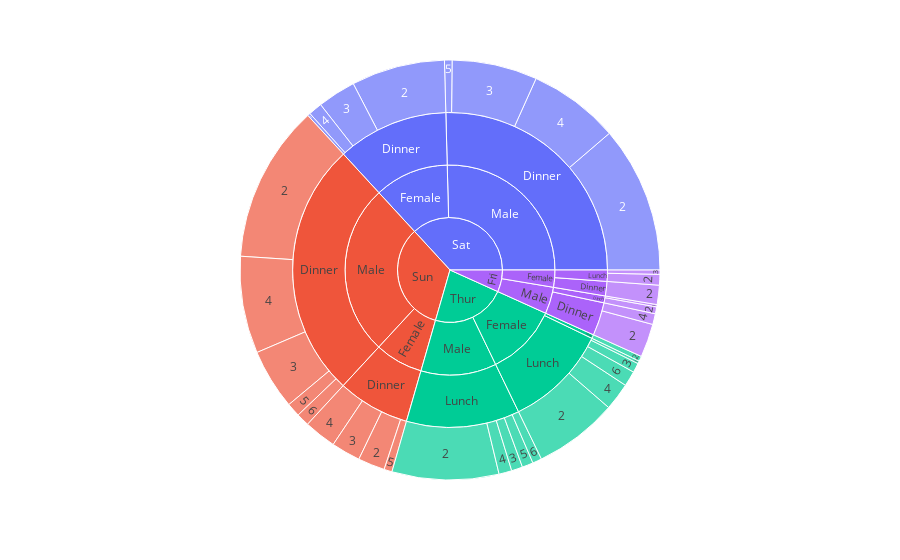

The notebook cell this image was saved under:
### Code cell
# Biểu đồ sunburst thể hiện cấu trúc dữ liệu phân cấp bằng cách sử dụng các vòng đồng tâm.
# Mỗi vòng biểu thị một cấp độ khác nhau của hệ thống phân cấp.
# Các phân đoạn trong mỗi vòng biểu thị các danh mục hoặc danh mục phụ.

# mình sẽ tạo một biểu đồ sunburst từ dữ liệu mẫu về hóa đơn và tiền tip tại các nhà hàng.

# ta sẽ gọi thư viện bằng cách import plotly.express và gán tên là px
# Thư viện này giúp tạo các biểu đồ trực quan một cách dễ dàng.
import plotly.express as px

#  Tập dữ liệu mẫu này chứa thông tin về hóa đơn và tiền tại các nhà hàng.
data_1 = px.data.tips()

# tạo biểu đồ sunburst và đặt tên biến là figure
figure = px.sunburst(data_1, path=["day", "sex",'time','size'], values="total_bill")
# - Các tham số:
#`data`: DataFrame chứa dữ liệu.
#`path`: list các cột trong Data để xác định cấu trúc của biểu đồ sunburst.
#`values`: Cột trong Data chứa giá trị để hiển thị trên biểu đồ. 
#   Ở đây, chúng ta sử dụng cột "total_bill".


# `figure.show()` : giúp hiển thị biểu đồ sunburst ra màn hình.
figure.show()

### Figure 1 — Plotly figure (JSON) as saved in the notebook; plotly's stock layout.template omitted (floating-point values rounded to 4 significant figures)
{"data": [{"branchvalues": "total", "domain": {"x": [0, 1], "y": [0, 1]}, "hovertemplate": "labels=%{label}<br>total_bill=%{value}<br>parent=%{parent}<br>id=%{id}<extra></extra>", "ids": ["Sat/Female/Dinner/1", "Thur/Female/Lunch/1", "Fri/Male/Lunch/1", "Fri/Female/Dinner/2", "Sat/Female/Dinner/2", "Sun/Female/Dinner/2", "Thur/Female/Dinner/2", "Fri/Male/Dinner/2", "Sat/Male/Dinner/2", "Sun/Male/Dinner/2", "Fri/Female/Lunch/2", "Thur/Female/Lunch/2", "Fri/Male/Lunch/2", "Thur/Male/Lunch/2", "Sat/Female/Dinner/3", "Sun/Female/Dinner/3", "Sat/Male/Dinner/3", "Sun/Male/Dinner/3", "Fri/Female/Lunch/3", "Thur/Female/Lunch/3", "Thur/Male/Lunch/3", "Sat/Female/Dinner/4", "Sun/Female/Dinner/4", "Fri/Male/Dinner/4", "Sat/Male/Dinner/4", "Sun/Male/Dinner/4", "Thur/Female/Lunch/4", "Thur/Male/Lunch/4", "Sun/Female/Dinner/5", "Sat/Male/Dinner/5", "Sun/Male/Dinner/5", "Thur/Male/Lunch/5", "Sun/Male/Dinner/6", "Thur/Female/Lunch/6", "Thur/Male/Lunch/6", "Fri/Female/Dinner", "Sat/Female/Dinner", "Sun/Female/Dinner", "Thur/Female/Dinner", "Fri/Male/Dinner", "Sat/Male/Dinner", "Sun/Male/Dinner", "Fri/Female/Lunch", "Thur/Female/Lunch", "Fri/Male/Lunch", "Thur/Male/Lunch", "Fri/Female", "Sat/Female", "Sun/Female", "Thur/Female", "Fri/Male", "Sat/Male", "Sun/Male", "Thur/Male", "Fri", "Sat", "Sun", "Thur"], "labels": ["1", "1", "1", "2", "2", "2", "2", "2", "2", "2", "2", "2", "2", "2", "3", "3", "3", "3", "3", "3", "3", "4", "4", "4", "4", "4", "4", "4", "5", "5", "5", "5", "6", "6", "6", "Dinner", "Dinner", "Dinner", "Dinner", "Dinner", "Dinner", "Dinner", "Lunch", "Lunch", "Lunch", "Lunch", "Female", "Female", "Female", "Female", "Male", "Male", "Male", "Male", "Fri", "Sat", "Sun", "Thur"], "name": "", "parents": ["Sat/Female/Dinner", "Thur/Female/Lunch", "Fri/Male/Lunch", "Fri/Female/Dinner", "Sat/Female/Dinner", "Sun/Female/Dinner", "Thur/Female/Dinner", "Fri/Male/Dinner", "Sat/Male/Dinner", "Sun/Male/Dinner", "Fri/Female/Lunch", "Thur/Female/Lunch", "Fri/Male/Lunch", "Thur/Male/Lunch", "Sat/Female/Dinner", "Sun/Female/Dinner", "Sat/Male/Dinner", "Sun/Male/Dinner", "Fri/Female/Lunch", "Thur/Female/Lunch", "Thur/Male/Lunch", "Sat/Female/Dinner", "Sun/Female/Dinner", "Fri/Male/Dinner", "Sat/Male/Dinner", "Sun/Male/Dinner", "Thur/Female/Lunch", "Thur/Male/Lunch", "Sun/Female/Dinner", "Sat/Male/Dinner", "Sun/Male/Dinner", "Thur/Male/Lunch", "Sun/Male/Dinner", "Thur/Female/Lunch", "Thur/Male/Lunch", "Fri/Female", "Sat/Female", "Sun/Female", "Thur/Female", "Fri/Male", "Sat/Male", "Sun/Male", "Fri/Female", "Thur/Female", "Fri/Male", "Thur/Male", "Fri", "Sat", "Sun", "Thur", "Fri", "Sat", "Sun", "Thur", "", "", "", ""], "type": "sunburst", "values": [10.32, 10.07, 8.58, 71.55, 347.6, 99.92, 18.78, 124.2, 544.8, 584.9, 39.78, 312.1, 25.58, 396.7, 142.3, 108.3, 316.9, 224.5, 15.98, 35.11, 41.53, 50.83, 119.7, 40.17, 337.6, 360.7, 102.0, 47.73, 29.85, 28.15, 51.15, 41.19, 48.17, 56.85, 34.3, 71.55, 551.0, 357.7, 18.78, 164.4, 1227.0, 1269.0, 55.76, 516.1, 34.16, 561.4, 127.3, 551.0, 357.7, 534.9, 198.6, 1227.0, 1269.0, 561.4, 325.9, 1778.0, 1627.0, 1096.0]}], "layout": {"legend": {"tracegroupgap": 0}, "margin": {"t": 60}}}
